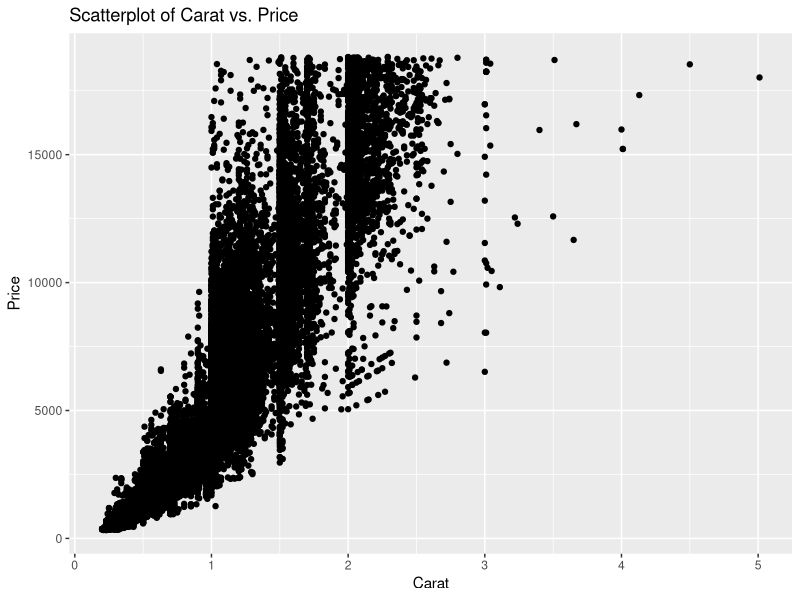
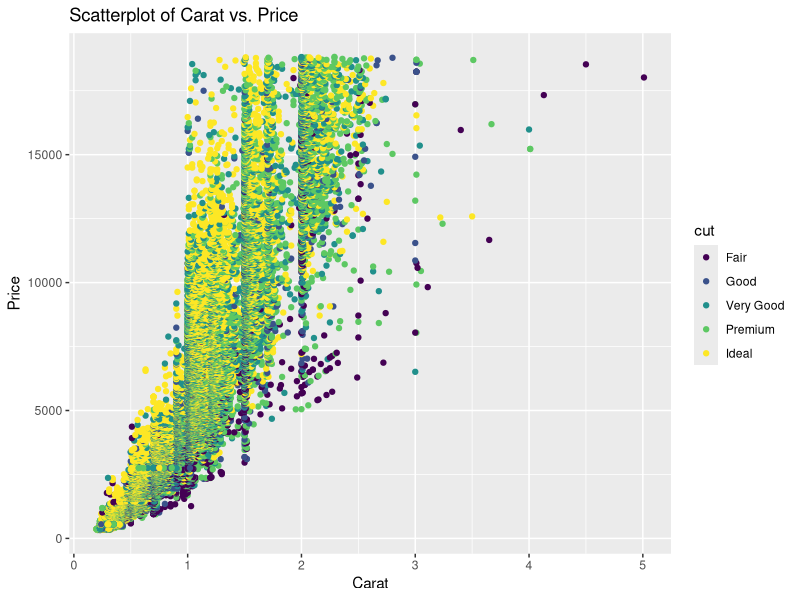
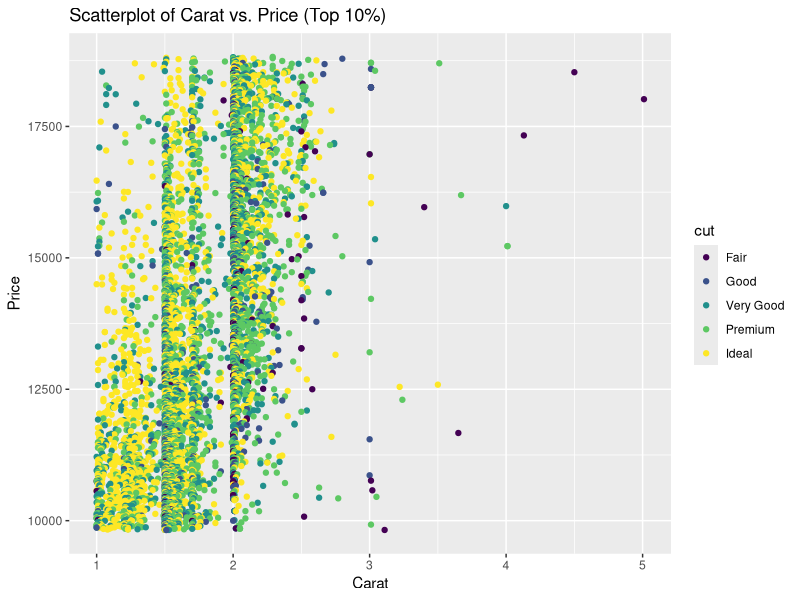
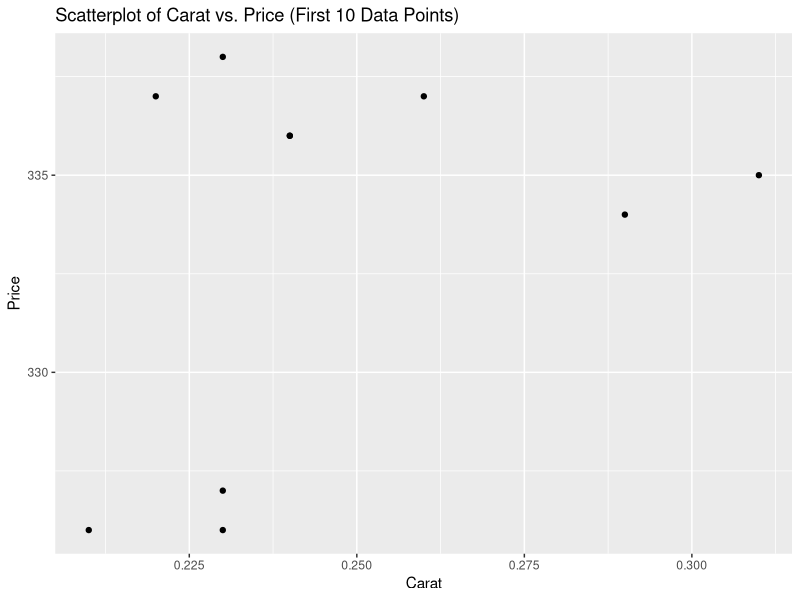
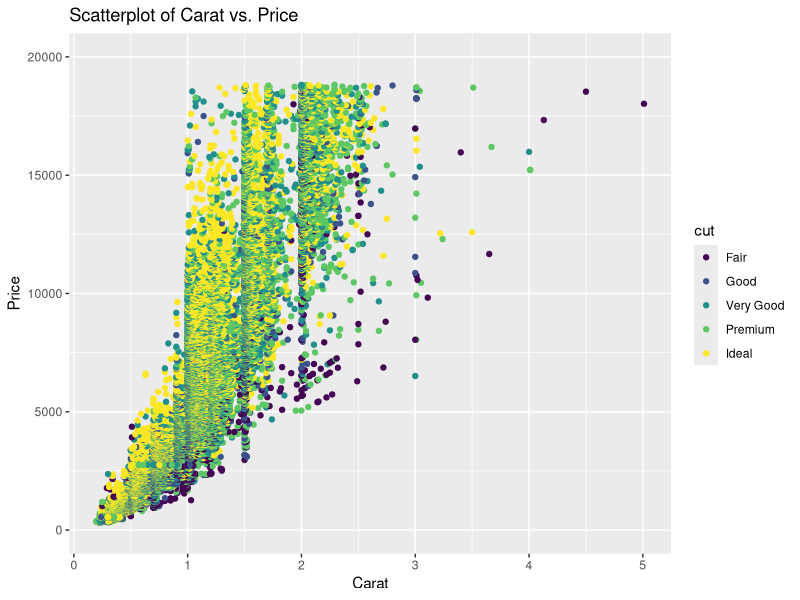
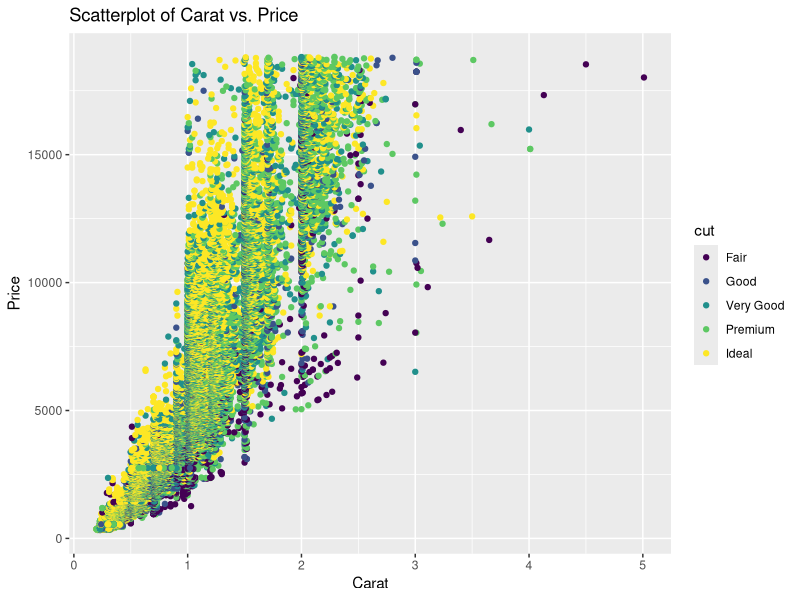
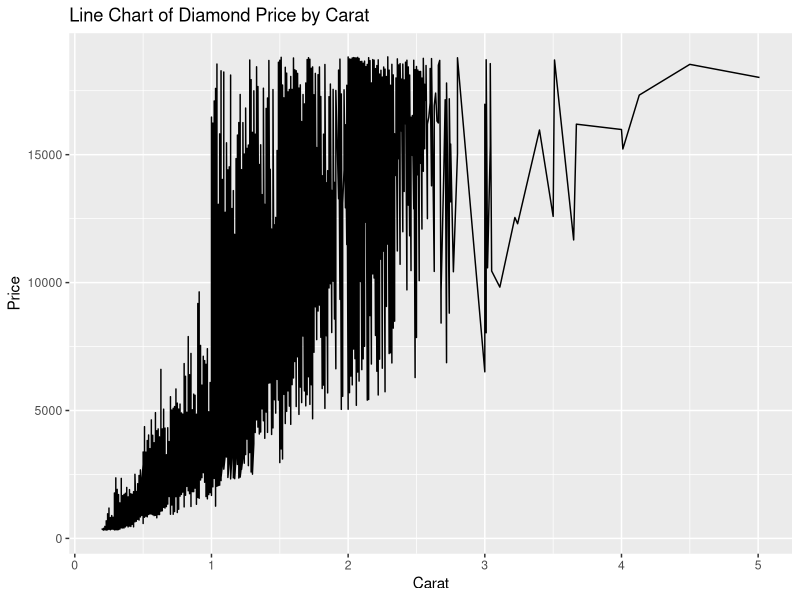
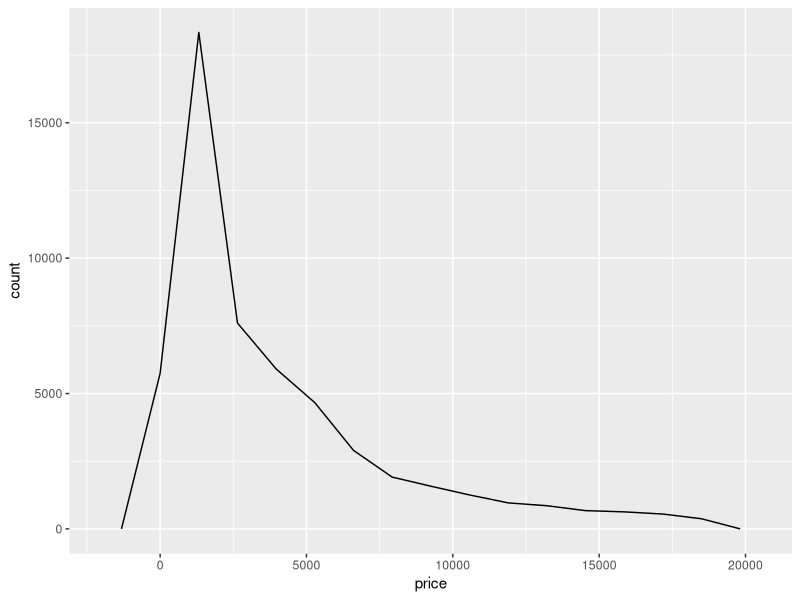

Write the R code that produced these figures, in order. (Note: this script raises an error after producing the figures.)
# Data Visualization using Diamond Data set:
# Load required libraries
library(ggplot2)  # For data visualization
library(dplyr)    # For data manipulation

# Load the diamond dataset
data("diamonds")

# Plotting a scatterplot of carat vs. price
ggplot(diamonds, aes(x = carat, y = price)) +
  geom_point() +
  labs(x = "Carat", y = "Price") +
  ggtitle("Scatterplot of Carat vs. Price")


# Plotting a scatterplot of carat vs. price, colored by cut
ggplot(diamonds, aes(x = carat, y = price, color = cut)) +
  geom_point() +
  labs(x = "Carat", y = "Price") +
  ggtitle("Scatterplot of Carat vs. Price")



# Plotting the Highest 10% of Data:
# Sort the dataset by price in descending order
diamonds_sorted <- diamonds %>% arrange(desc(price))

# Calculate the number of rows representing the top 10%
top_10_percent <- nrow(diamonds_sorted) * 0.1

# Select the top 10% of data
diamonds_top_10 <- diamonds_sorted %>% slice_head(n = top_10_percent)

# Plotting a scatterplot of carat vs. price for the top 10%
ggplot(diamonds_top_10, aes(x = carat, y = price, color = cut)) +
  geom_point() +
  labs(x = "Carat", y = "Price") +
  ggtitle("Scatterplot of Carat vs. Price (Top 10%)")


# Plotting the First 10 Data Points:

# Select the first 10 data points
diamonds_first_10 <- diamonds %>% slice_head(n = 10)

# Plotting a scatter plot of carat vs. price for the first 10 data points
ggplot(diamonds_first_10, aes(x = carat, y = price)) +
  geom_point() +
  labs(x = "Carat", y = "Price") +
  ggtitle("Scatterplot of Carat vs. Price (First 10 Data Points)")


# Plotting a scatter plot of carat vs. price, colored by cut
ggplot(diamonds, aes(x = carat, y = price, color = cut)) +
  geom_point() +
  labs(x = "Carat", y = "Price") +
  ggtitle("Scatterplot of Carat vs. Price") +
  ylim(0, 20000)  # Set the range of numbers on the y-axis


# Plotting a scatterplot of carat vs. price, colored by cut
ggplot(diamonds, aes(x = carat, y = price, color = cut)) +
  geom_point() +
  labs(x = "Carat", y = "Price") +
  ggtitle("Scatterplot of Carat vs. Price") 
#+
  scale_y_continuous(breaks = c(0, 200, 300, 400, 500), labels = c("0", "200", "300", "400", "500"))

# Line chart of diamond price by carat
ggplot(diamonds, aes(x = carat, y = price)) + 
  geom_line() +
  labs(x = "Carat", y = "Price") +
  ggtitle("Line Chart of Diamond Price by Carat")

ggplot(diamonds, aes(x = price)) + 
  geom_freqpoly(bins = 15)

ggplot(diamonds, aes(x = carat)) + 
  geom_freqpoly(bins = 15) 


ggplot(diamonds, aes(x = carat)) + 
  geom_freqpoly(bins = 15) +
  ggtitle("Histogram of Diamond Carat") +
  theme(
    plot.title = element_text(hjust = 0.5)  # Center the title
  )

  


# Histogram of diamond carat distribution
ggplot(diamonds, aes(x = carat)) +
  geom_histogram(binwidth = 0.5, fill = "blue", color = "black") +
  labs(x = "Carat", y = "Frequency") +
  ggtitle("Histogram of Diamond Carat Distribution")

# Create a histogram of diamond carat distribution adjusting the binwidth and adding xlim
ggplot(diamonds, aes(x = carat)) +
  geom_histogram(binwidth = 0.1, fill = "blue", color = "black") +
  labs(x = "Carat", y = "Frequency") +
  ggtitle("Histogram of Diamond Carat Distribution") +
  xlim(0.2, 1.0)


# Bar chart and Column chart
# geom_bar() - used when the data you're plotting represents counts or frequencies. It 
# automatically calculates the count of observations in each category and displays it as bars.

# Bar chart of diamond cut frequencies
ggplot(diamonds, aes(x = cut)) +
  geom_bar() +
  labs(x = "Cut", y = "Frequency") +
  ggtitle("Bar Chart of Diamond Cut Frequencies")


# Bar chart of diamond color frequencies
ggplot(diamonds, aes(x = color)) +
  geom_bar() +
  labs(x = "Color", y = "Frequency") +
  ggtitle("Bar Chart of Diamond Color Frequencies")

ggplot(diamonds, aes(x = fct_infreq(cut))) + 
  geom_bar (color = "black", # color function works for the borders of the chart
            fill = "lightblue")



# To sort the bars 
library(forcats)

ggplot(diamonds) +
  geom_bar(aes(x = fct_infreq(color))) +
  labs(x = "Color", y = "Frequency") +
  ggtitle("Bar Chart of Diamond Color Frequencies")

# in ascending order

ggplot(diamonds) +
  geom_bar(aes(x = fct_rev(fct_infreq(color)))) +
  labs(x = "Color", y = "Frequency") +
  ggtitle("Bar Chart of Diamond Color Frequencies (Ascending)")



# Bar chart of diamond cut frequencies colored by color
ggplot(diamonds, aes(x = color, fill = cut)) +
  geom_bar(position = "dodge") +
  labs(x = "Cut", y = "Frequency", fill = "Color") +
  ggtitle("Bar Chart of Diamond Cut Frequencies by Color")


ggplot(diamonds, aes(x = cut, 
                     fill = cut)) + 
  geom_bar(show.legend = FALSE) + # to remove the legend from the chart 
  scale_fill_brewer(palette = "Dark2") # to make the fill darker

 
#Bar chart of diamond cut and color frequencies
ggplot(diamonds, aes(x = cut)) +
  geom_bar() +
  labs(x = "Cut", y = "Frequency") +
  ggtitle("Bar Chart of Diamond Cut Frequencies") +
  facet_wrap(~ color)


# Adding data labels on chart and removing y_axis number
# Bar chart of diamond color frequencies
ggplot(diamonds, aes(x = color)) +
  geom_bar() +
  labs(x = "Color", y = "Frequency") +
  ggtitle("Bar Chart of Diamond Color Frequencies") +
  geom_text(
    aes(label = after_stat(count)), 
    stat = "count",
    position = position_stack(vjust = 1.1),
    size = 3, 
    color = "black"
  ) +
  scale_y_continuous(
    breaks = NULL,  # Remove y-axis breaks
    labels = NULL   # Remove y-axis labels
  ) 



ggplot(diamonds) +
  geom_bar(aes(x = fct_rev(fct_infreq(color)))) +  # Use 'fill' for bar colors
  labs(x = "Color", y = "Frequency") +
  ggtitle("Bar Chart of Diamond Color Frequencies (Ascending)") +
  scale_fill_brewer(palette = "Dark2") +  # Apply color palette to bars
  theme_minimal()  # Set the background to minimal style



ggplot(diamonds) +
  geom_bar(aes(x = fct_rev(fct_infreq(color)), fill = color)) +  
  labs(x = "Color", y = "Frequency") +
  ggtitle("Bar Chart of Diamond Color Frequencies") +
  scale_fill_brewer(palette = "Dark2") +  
  theme(
    panel.background = element_rect(fill = "black") ,  # Panel (plotting area) background
    plot.background = element_rect(fill = "black"),   # Entire plot background
    text = element_text(color = "white"),             # Text color
    axis.text = element_text(color = "white"),        # Axis text color
    axis.title = element_text(color = "white"),       # Axis title color
    plot.title = element_text(color = "white", hjust = 0.5)  # Center the title
  )













# geom_col() - you want to plot values directly from your dataset without precalculating counts.
# It's often used when you already have the summarized data that you want to plot.

# Calculate the frequency of each diamond color
color_freq <- table(diamonds$color)

# Convert the frequency table to a data frame
color_df <- as.data.frame(color_freq)
names(color_df) <- c("Color", "Frequency")

# Plot a column chart
ggplot(color_df, aes(x = Color, y = Frequency)) +
  geom_col(fill = "blue", color = "black") +
  labs(x = "Color", y = "Frequency") +
  ggtitle("Column Chart of Diamond Color Frequencies")
